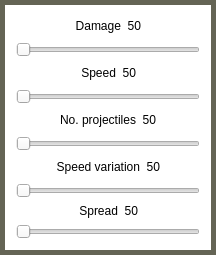
               <widget class="QGroupBox" name="groupBox_7">
                <property name="styleSheet">
                 <string notr="true">/* GROUP_BOX*/
QGroupBox
{
	border: 5px  solid rgba(100, 100, 85, 255);
	background: rgba(240, 240, 230, 0);
}</string>
                </property>
                <property name="title">
                 <string/>
                </property>
                <layout class="QVBoxLayout" name="verticalLayout_31">
                 <item>
                  <layout class="QVBoxLayout" name="verticalLayout_33">
                   <item>
                    <layout class="QHBoxLayout" name="horizontalLayout_30">
                     <item>
                      <spacer name="horizontalSpacer_71">
                       <property name="orientation">
                        <enum>Qt::Horizontal</enum>
                       </property>
                       <property name="sizeHint" stdset="0">
                        <size>
                         <width>40</width>
                         <height>20</height>
                        </size>
                       </property>
                      </spacer>
                     </item>
                     <item>
                      <widget class="QLabel" name="label_95">
                       <property name="text">
                        <string>Damage</string>
                       </property>
                       <property name="alignment">
                        <set>Qt::AlignRight|Qt::AlignTrailing|Qt::AlignVCenter</set>
                       </property>
                      </widget>
                     </item>
                     <item>
                      <widget class="QLabel" name="label_Ammo_Damage">
                       <property name="text">
                        <string>50</string>
                       </property>
                       <property name="alignment">
                        <set>Qt::AlignRight|Qt::AlignTrailing|Qt::AlignVCenter</set>
                       </property>
                      </widget>
                     </item>
                     <item>
                      <spacer name="horizontalSpacer_72">
                       <property name="orientation">
                        <enum>Qt::Horizontal</enum>
                       </property>
                       <property name="sizeHint" stdset="0">
                        <size>
                         <width>40</width>
                         <height>20</height>
                        </size>
                       </property>
                      </spacer>
                     </item>
                    </layout>
                   </item>
                   <item>
                    <widget class="QSlider" name="horizontalSlider_Ammo_Damage">
                     <property name="minimum">
                      <number>1</number>
                     </property>
                     <property name="maximum">
                      <number>100</number>
                     </property>
                     <property name="orientation">
                      <enum>Qt::Horizontal</enum>
                     </property>
                    </widget>
                   </item>
                  </layout>
                 </item>
                 <item>
                  <layout class="QVBoxLayout" name="verticalLayout_32">
                   <item>
                    <layout class="QHBoxLayout" name="horizontalLayout_29">
                     <item>
                      <spacer name="horizontalSpacer_60">
                       <property name="orientation">
                        <enum>Qt::Horizontal</enum>
                       </property>
                       <property name="sizeHint" stdset="0">
                        <size>
                         <width>40</width>
                         <height>20</height>
                        </size>
                       </property>
                      </spacer>
                     </item>
                     <item>
                      <widget class="QLabel" name="label_92">
                       <property name="text">
                        <string>Speed</string>
                       </property>
                       <property name="alignment">
                        <set>Qt::AlignRight|Qt::AlignTrailing|Qt::AlignVCenter</set>
                       </property>
                      </widget>
                     </item>
                     <item>
                      <widget class="QLabel" name="label_Ammo_Speed">
                       <property name="text">
                        <string>50</string>
                       </property>
                       <property name="alignment">
                        <set>Qt::AlignRight|Qt::AlignTrailing|Qt::AlignVCenter</set>
                       </property>
                      </widget>
                     </item>
                     <item>
                      <spacer name="horizontalSpacer_70">
                       <property name="orientation">
                        <enum>Qt::Horizontal</enum>
                       </property>
                       <property name="sizeHint" stdset="0">
                        <size>
                         <width>40</width>
                         <height>20</height>
                        </size>
                       </property>
                      </spacer>
                     </item>
                    </layout>
                   </item>
                   <item>
                    <widget class="QSlider" name="horizontalSlider_Ammo_Speed">
                     <property name="minimum">
                      <number>1</number>
                     </property>
                     <property name="maximum">
                      <number>100</number>
                     </property>
                     <property name="orientation">
                      <enum>Qt::Horizontal</enum>
                     </property>
                    </widget>
                   </item>
                  </layout>
                 </item>
                 <item>
                  <layout class="QVBoxLayout" name="verticalLayout_34">
                   <item>
                    <layout class="QHBoxLayout" name="horizontalLayout_31">
                     <item>
                      <spacer name="horizontalSpacer_73">
                       <property name="orientation">
                        <enum>Qt::Horizontal</enum>
                       </property>
                       <property name="sizeHint" stdset="0">
                        <size>
                         <width>40</width>
                         <height>20</height>
                        </size>
                       </property>
                      </spacer>
                     </item>
                     <item>
                      <widget class="QLabel" name="label_98">
                       <property name="text">
                        <string>No. projectiles</string>
                       </property>
                       <property name="alignment">
                        <set>Qt::AlignRight|Qt::AlignTrailing|Qt::AlignVCenter</set>
                       </property>
                      </widget>
                     </item>
                     <item>
                      <widget class="QLabel" name="label_Ammo_NrOfProjectiles">
                       <property name="text">
                        <string>50</string>
                       </property>
                       <property name="alignment">
                        <set>Qt::AlignRight|Qt::AlignTrailing|Qt::AlignVCenter</set>
                       </property>
                      </widget>
                     </item>
                     <item>
                      <spacer name="horizontalSpacer_74">
                       <property name="orientation">
                        <enum>Qt::Horizontal</enum>
                       </property>
                       <property name="sizeHint" stdset="0">
                        <size>
                         <width>40</width>
                         <height>20</height>
                        </size>
                       </property>
                      </spacer>
                     </item>
                    </layout>
                   </item>
                   <item>
                    <widget class="QSlider" name="horizontalSlider_Ammo_NrOfProjectiles">
                     <property name="minimum">
                      <number>1</number>
                     </property>
                     <property name="maximum">
                      <number>100</number>
                     </property>
                     <property name="orientation">
                      <enum>Qt::Horizontal</enum>
                     </property>
                    </widget>
                   </item>
                  </layout>
                 </item>
                 <item>
                  <layout class="QVBoxLayout" name="verticalLayout_36">
                   <item>
                    <layout class="QHBoxLayout" name="horizontalLayout_33">
                     <item>
                      <spacer name="horizontalSpacer_77">
                       <property name="orientation">
                        <enum>Qt::Horizontal</enum>
                       </property>
                       <property name="sizeHint" stdset="0">
                        <size>
                         <width>40</width>
                         <height>20</height>
                        </size>
                       </property>
                      </spacer>
                     </item>
                     <item>
                      <widget class="QLabel" name="label_104">
                       <property name="text">
                        <string>Speed variation</string>
                       </property>
                       <property name="alignment">
                        <set>Qt::AlignRight|Qt::AlignTrailing|Qt::AlignVCenter</set>
                       </property>
                      </widget>
                     </item>
                     <item>
                      <widget class="QLabel" name="label_Ammo_VelocityVariation">
                       <property name="text">
                        <string>50</string>
                       </property>
                       <property name="alignment">
                        <set>Qt::AlignRight|Qt::AlignTrailing|Qt::AlignVCenter</set>
                       </property>
                      </widget>
                     </item>
                     <item>
                      <spacer name="horizontalSpacer_78">
                       <property name="orientation">
                        <enum>Qt::Horizontal</enum>
                       </property>
                       <property name="sizeHint" stdset="0">
                        <size>
                         <width>40</width>
                         <height>20</height>
                        </size>
                       </property>
                      </spacer>
                     </item>
                    </layout>
                   </item>
                   <item>
                    <widget class="QSlider" name="horizontalSlider_Ammo_VelocitVariation">
                     <property name="maximum">
                      <number>100</number>
                     </property>
                     <property name="orientation">
                      <enum>Qt::Horizontal</enum>
                     </property>
                    </widget>
                   </item>
                  </layout>
                 </item>
                 <item>
                  <layout class="QVBoxLayout" name="verticalLayout_35">
                   <item>
                    <layout class="QHBoxLayout" name="horizontalLayout_32">
                     <item>
                      <spacer name="horizontalSpacer_75">
                       <property name="orientation">
                        <enum>Qt::Horizontal</enum>
                       </property>
                       <property name="sizeHint" stdset="0">
                        <size>
                         <width>0</width>
                         <height>0</height>
                        </size>
                       </property>
                      </spacer>
                     </item>
                     <item>
                      <widget class="QLabel" name="label_101">
                       <property name="text">
                        <string>Spread</string>
                       </property>
                       <property name="alignment">
                        <set>Qt::AlignRight|Qt::AlignTrailing|Qt::AlignVCenter</set>
                       </property>
                      </widget>
                     </item>
                     <item>
                      <widget class="QLabel" name="label_Ammo_Spread">
                       <property name="text">
                        <string>50</string>
                       </property>
                       <property name="alignment">
                        <set>Qt::AlignRight|Qt::AlignTrailing|Qt::AlignVCenter</set>
                       </property>
                      </widget>
                     </item>
                     <item>
                      <spacer name="horizontalSpacer_76">
                       <property name="orientation">
                        <enum>Qt::Horizontal</enum>
                       </property>
                       <property name="sizeHint" stdset="0">
                        <size>
                         <width>0</width>
                         <height>0</height>
                        </size>
                       </property>
                      </spacer>
                     </item>
                    </layout>
                   </item>
                   <item>
                    <widget class="QSlider" name="horizontalSlider_Ammo_Spread">
                     <property name="maximum">
                      <number>157</number>
                     </property>
                     <property name="orientation">
                      <enum>Qt::Horizontal</enum>
                     </property>
                    </widget>
                   </item>
                  </layout>
                 </item>
                </layout>
               </widget>
